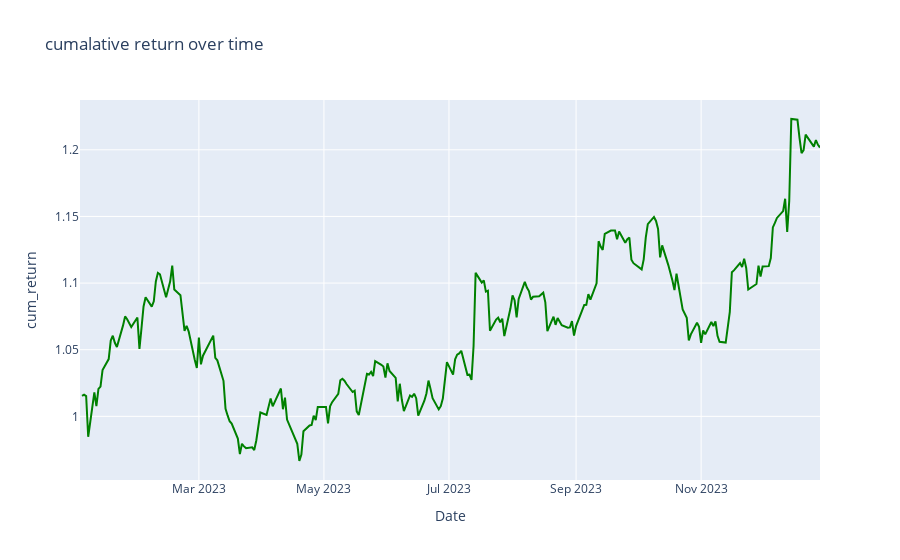

The notebook cell this image was saved under:
### Code cell
fn.simple_line_chart(dataframe=df,feature='cum_return',color='green',name='cumalative return over time')

### Figure 1 — Plotly figure (JSON) as saved in the notebook; plotly's stock layout.template omitted (floating-point values rounded to 4 significant figures; data arrays with more than 128 entries replaced by an {"elided": "..."} marker saying what was removed)
{"data": [{"line": {"color": "green"}, "mode": "lines", "name": "cumalative return over time", "type": "scatter", "x": {"elided": "245 str values"}, "y": {"elided": "245 float values"}}], "layout": {"title": {"text": "cumalative return over time"}, "xaxis": {"title": {"text": "Date"}}, "yaxis": {"title": {"text": "cum_return"}}}}
